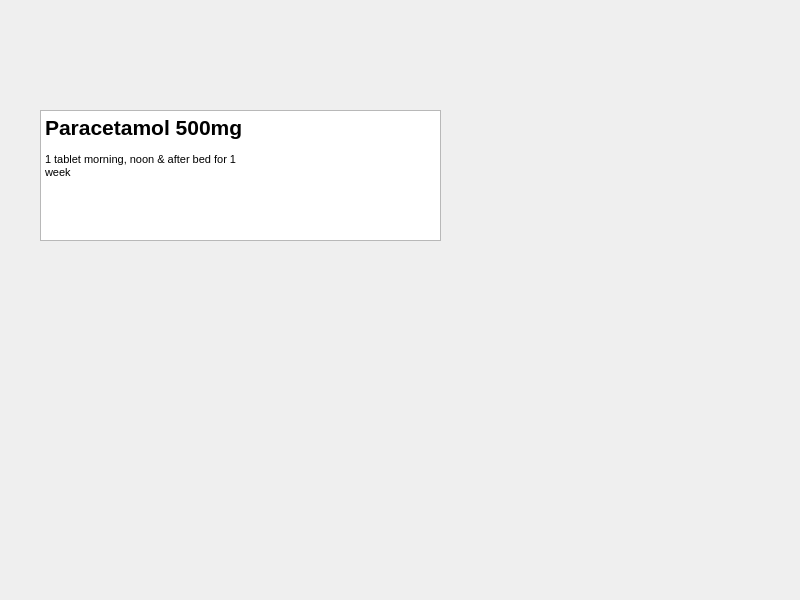
<?xml version="1.0" encoding="UTF-8"?>
<ui version="4.0">
 <class>MainWindow</class>
 <widget class="QMainWindow" name="MainWindow">
  <property name="geometry">
   <rect>
    <x>0</x>
    <y>0</y>
    <width>800</width>
    <height>600</height>
   </rect>
  </property>
  <property name="windowTitle">
   <string>MainWindow</string>
  </property>
  <widget class="QWidget" name="centralwidget">
   <widget class="QTextBrowser" name="textBrowser_3">
    <property name="geometry">
     <rect>
      <x>40</x>
      <y>110</y>
      <width>401</width>
      <height>131</height>
     </rect>
    </property>
    <property name="cursor" stdset="0">
     <cursorShape>PointingHandCursor</cursorShape>
    </property>
    <property name="mouseTracking">
     <bool>true</bool>
    </property>
    <property name="tabletTracking">
     <bool>true</bool>
    </property>
    <property name="autoFillBackground">
     <bool>true</bool>
    </property>
    <property name="styleSheet">
     <string notr="true">selection-background-color: qradialgradient(spread:pad, cx:0.5, cy:0.5, radius:0.5, fx:0.5, fy:0.5, stop:0 rgba(255, 255, 255, 255), stop:0.1 rgba(255, 255, 255, 255), stop:0.2 rgba(255, 176, 176, 167), stop:0.3 rgba(255, 151, 151, 92), stop:0.4 rgba(255, 125, 125, 51), stop:0.5 rgba(255, 76, 76, 205), stop:0.52 rgba(255, 76, 76, 205), stop:0.6 rgba(255, 180, 180, 84), stop:1 rgba(255, 255, 255, 0));</string>
    </property>
    <property name="html">
     <string>&lt;!DOCTYPE HTML PUBLIC &quot;-//W3C//DTD HTML 4.0//EN&quot; &quot;http://www.w3.org/TR/REC-html40/strict.dtd&quot;&gt;
&lt;html&gt;&lt;head&gt;&lt;meta name=&quot;qrichtext&quot; content=&quot;1&quot; /&gt;&lt;style type=&quot;text/css&quot;&gt;
p, li { white-space: pre-wrap; }
&lt;/style&gt;&lt;/head&gt;&lt;body style=&quot; font-family:'Ubuntu'; font-size:11pt; font-weight:400; font-style:normal;&quot;&gt;
&lt;p style=&quot; margin-top:0px; margin-bottom:0px; margin-left:0px; margin-right:0px; -qt-block-indent:0; text-indent:0px;&quot;&gt;&lt;span style=&quot; font-family:'MS Shell Dlg 2'; font-size:16pt; font-weight:600;&quot;&gt;Paracetamol 500mg&lt;/span&gt;&lt;span style=&quot; font-family:'MS Shell Dlg 2'; font-size:8.25pt;&quot;&gt; &lt;/span&gt;&lt;/p&gt;
&lt;p style=&quot;-qt-paragraph-type:empty; margin-top:0px; margin-bottom:0px; margin-left:0px; margin-right:0px; -qt-block-indent:0; text-indent:0px; font-family:'MS Shell Dlg 2'; font-size:8.25pt;&quot;&gt;&lt;br /&gt;&lt;/p&gt;
&lt;p style=&quot; margin-top:0px; margin-bottom:0px; margin-left:0px; margin-right:0px; -qt-block-indent:0; text-indent:0px;&quot;&gt;&lt;span style=&quot; font-family:'MS Shell Dlg 2'; font-size:8pt;&quot;&gt;1 tablet morning, noon &amp;amp; after bed for 1&lt;br /&gt;week &lt;/span&gt;&lt;/p&gt;&lt;/body&gt;&lt;/html&gt;</string>
    </property>
   </widget>
  </widget>
 </widget>
 <resources/>
 <connections/>
</ui>
